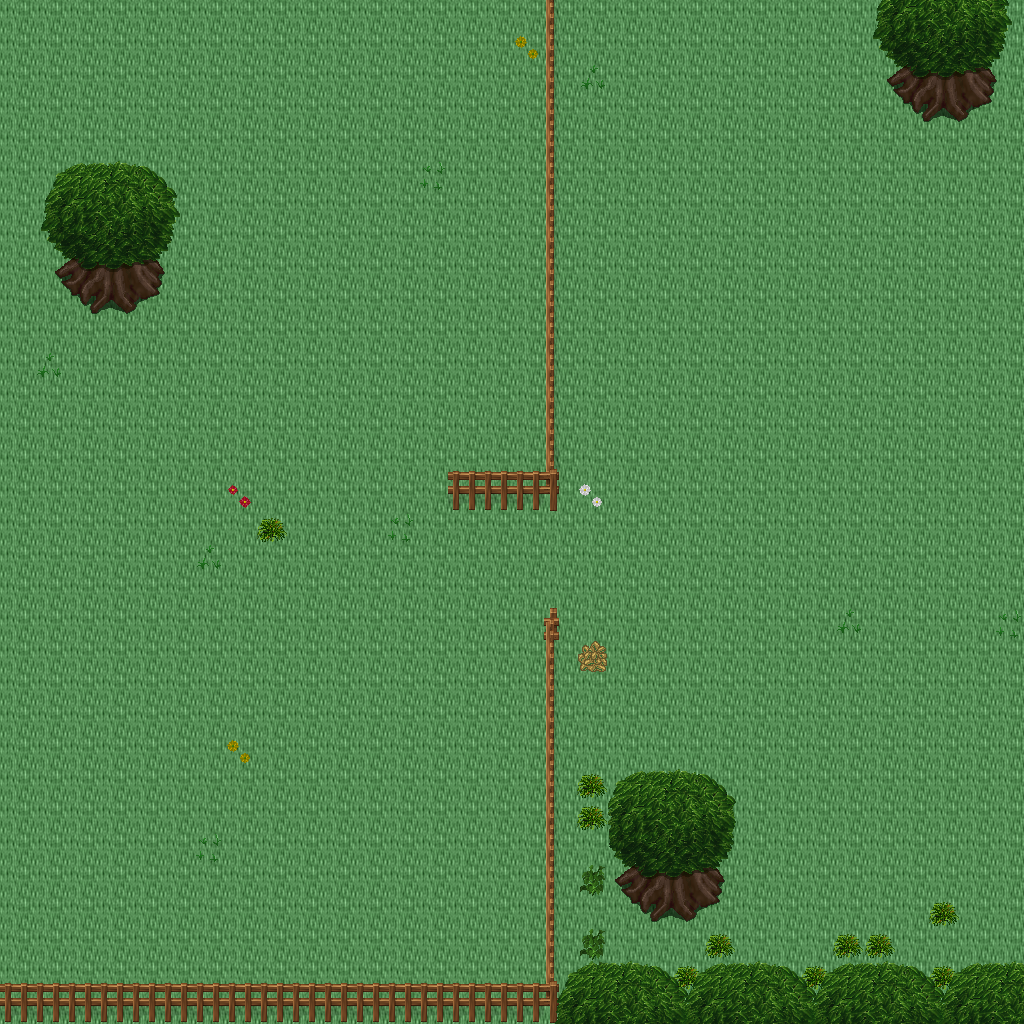

This game map was drawn from its Tiled (.tmx) file and the tilesets committed beside it. A one-line description and the trimmed map source follow:
An orthogonal 32x32 tile map with 32x32 px tiles, 5 tile layers (Ground, Objects, Objects2, Above, ...), 1 hidden layer not drawn, 32 tilesets.

<map version="1.10" tiledversion="1.11.0" orientation="orthogonal" renderorder="right-down" width="32" height="32" tilewidth="32" tileheight="32" infinite="0" nextlayerid="11" nextobjectid="1">
 <tileset firstgid="1" name="building_wall_int_wall_pale" tilewidth="32" tileheight="32" tilecount="16" columns="2">
  <image source="../drawable/building_wall_int_wall_pale.png" width="64" height="256" />
 </tileset>
 <tileset firstgid="17" name="ground_ground" tilewidth="32" tileheight="32" tilecount="33" columns="3">
  <image source="../drawable/ground_ground.png" width="96" height="352" />
 </tileset>
 <tileset firstgid="50" name="plant_bush_bushes" tilewidth="32" tileheight="32" tilecount="10" columns="5">
  <image source="../drawable/plant_bush_bushes.png" width="160" height="64" />
 </tileset>
 <tileset firstgid="60" name="plant_flower_daisy_blue" tilewidth="32" tileheight="32" tilecount="8" columns="2">
  <image source="../drawable/plant_flower_daisy_blue.png" width="64" height="128" />
 </tileset>
 <tileset firstgid="68" name="plant_flower_daisy_red" tilewidth="32" tileheight="32" tilecount="8" columns="2">
  <image source="../drawable/plant_flower_daisy_red.png" width="64" height="128" />
 </tileset>
 <tileset firstgid="76" name="plant_flower_daisy_white" tilewidth="32" tileheight="32" tilecount="8" columns="2">
  <image source="../drawable/plant_flower_daisy_white.png" width="64" height="128" />
 </tileset>
 <tileset firstgid="84" name="plant_flower_daisy_yellow" tilewidth="32" tileheight="32" tilecount="8" columns="2">
  <image source="../drawable/plant_flower_daisy_yellow.png" width="64" height="128" />
 </tileset>
 <tileset firstgid="92" name="plant_tree_tree_green" tilewidth="32" tileheight="32" tilecount="88" columns="8">
  <image source="../drawable/plant_tree_tree_green.png" width="256" height="352" />
 </tileset>
 <tileset firstgid="180" name="ground_ladder_steps" tilewidth="32" tileheight="32" tilecount="6" columns="3">
  <image source="../drawable/ground_ladder_steps.png" width="96" height="64" />
 </tileset>
 <tileset firstgid="186" name="building_fence_wooden_brown_fence" tilewidth="32" tileheight="32" tilecount="42" columns="7">
  <image source="../drawable/building_fence_wooden_brown_fence.png" width="224" height="192" />
 </tileset>
 <tileset firstgid="228" name="ground_earth_edges" tilewidth="32" tileheight="32" tilecount="18" columns="6">
  <image source="../drawable/ground_earth_edges.png" width="192" height="96" />
 </tileset>
 <tileset firstgid="246" name="ground_grass_edges" tilewidth="32" tileheight="32" tilecount="36" columns="12">
  <image source="../drawable/ground_grass_edges.png" width="384" height="96" />
 </tileset>
 <tileset firstgid="282" name="ground_grass_corners" tilewidth="32" tileheight="32" tilecount="24" columns="6">
  <image source="../drawable/ground_grass_corners.png" width="192" height="128" />
 </tileset>
 <tileset firstgid="306" name="logic_collision" tilewidth="32" tileheight="32" tilecount="1" columns="1">
  <image source="../drawable/logic_collision.png" width="32" height="32" />
 </tileset>
 <tileset firstgid="307" name="plant_tree_apple_tree" tilewidth="32" tileheight="32" tilecount="9" columns="3">
  <image source="../drawable/plant_tree_apple_tree.png" width="96" height="96" />
 </tileset>
 <tileset firstgid="316" name="plant_flower_pointed_yellow" tilewidth="32" tileheight="32" tilecount="2" columns="2">
  <image source="../drawable/plant_flower_pointed_yellow.png" width="64" height="32" />
 </tileset>
 <tileset firstgid="318" name="plant_flower_planted_containers" tilewidth="32" tileheight="32" tilecount="16" columns="4">
  <image source="../drawable/plant_flower_planted_containers.png" width="128" height="128" />
 </tileset>
 <tileset firstgid="334" name="item_firewood" tilewidth="32" tileheight="32" tilecount="12" columns="3">
  <image source="../drawable/item_firewood.png" width="96" height="128" />
 </tileset>
 <tileset firstgid="346" name="plant_flower_hothouse_flowers" tilewidth="32" tileheight="32" tilecount="72" columns="6">
  <image source="../drawable/plant_flower_hothouse_flowers.png" width="192" height="384" />
 </tileset>
 <tileset firstgid="418" name="ground_water_pool" tilewidth="32" tileheight="32" tilecount="72" columns="3">
  <image source="../drawable/ground_water_pool.png" width="96" height="768" />
 </tileset>
 <tileset firstgid="490" name="ground_rock_rubble" tilewidth="32" tileheight="32" tilecount="9" columns="3">
  <image source="../drawable/ground_rock_rubble.png" width="96" height="96" />
 </tileset>
 <tileset firstgid="499" name="logic_portal" tilewidth="32" tileheight="32" tilecount="24" columns="8">
  <image source="../drawable/logic_portal.png" width="256" height="96" />
 </tileset>
 <tileset firstgid="523" name="logic_creature_animal" tilewidth="32" tileheight="32" tilecount="32" columns="8">
  <image source="../drawable/logic_creature_animal.png" width="256" height="128" />
 </tileset>
 <tileset firstgid="555" name="logic_item_resources" tilewidth="32" tileheight="32" tilecount="6" columns="6">
  <image source="../drawable/logic_item_resources.png" width="192" height="32" />
 </tileset>
 <tileset firstgid="561" name="ground_rock_rocks_3" tilewidth="32" tileheight="32" tilecount="16" columns="4">
  <image source="../drawable/ground_rock_rocks_3.png" width="128" height="128" />
 </tileset>
 <tileset firstgid="577" name="ground_rock_rocks" tilewidth="32" tileheight="32" tilecount="4" columns="2">
  <image source="../drawable/ground_rock_rocks.png" width="64" height="64" />
 </tileset>
 <tileset firstgid="581" name="logic_item_fruits" tilewidth="32" tileheight="32" tilecount="16" columns="8">
  <image source="../drawable/logic_item_fruits.png" width="256" height="64" />
 </tileset>
 <tileset firstgid="597" name="item_postbox" tilewidth="32" tileheight="32" tilecount="4" columns="2">
  <image source="../drawable/item_postbox.png" width="64" height="64" />
 </tileset>
 <tileset firstgid="601" name="plant_tree_umbrella_thorn" tilewidth="32" tileheight="32" tilecount="18" columns="6">
  <image source="../drawable/plant_tree_umbrella_thorn.png" width="192" height="96" />
 </tileset>
 <tileset firstgid="619" name="plant_grasses" tilewidth="32" tileheight="32" tilecount="6" columns="3">
  <image source="../drawable/plant_grasses.png" width="96" height="64" />
 </tileset>
 <tileset firstgid="625" name="building_house_pink_blue" tilewidth="32" tileheight="32" tilecount="99" columns="11">
  <image source="../drawable/building_house_pink_blue.png" width="352" height="288" />
 </tileset>
 <tileset firstgid="724" name="logic_creature_fowl" tilewidth="32" tileheight="32" tilecount="6" columns="6">
  <image source="../drawable/logic_creature_fowl.png" width="192" height="32" />
 </tileset>
 <layer id="1" name="Ground" width="32" height="32">
  <data>[1024 cells, 1024 non-empty, 1 distinct tile ids]</data>
 </layer>
 <layer id="2" name="Objects" width="32" height="32">
  <data>[1024 cells, 72 non-empty, 15 distinct tile ids]</data>
 </layer>
 <layer id="3" name="Objects2" width="32" height="32">
  <data>[1024 cells, 19 non-empty, 9 distinct tile ids]</data>
 </layer>
 <layer id="4" name="Above" width="32" height="32">
  <data>[1024 cells, 97 non-empty, 37 distinct tile ids]</data>
 </layer>
 <layer id="5" name="Above2" width="32" height="32">
  <data>[1024 cells, 0 non-empty, 0 distinct tile ids]</data>
 </layer>
 <layer id="6" name="Walkable" width="32" height="32" visible="0">
  <data>[1024 cells, 96 non-empty, 1 distinct tile ids]</data>
 </layer>
 <objectgroup id="7" name="Mapevents" />
 <objectgroup id="8" name="Spawn" />
 <objectgroup id="9" name="Keys" />
 <objectgroup id="10" name="Replace" />
</map>
